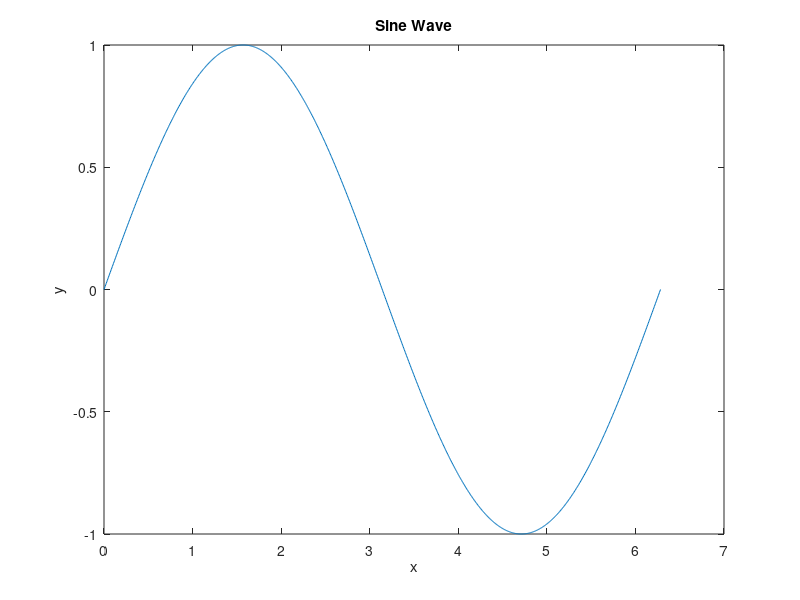

This chart was generated by the following MATLAB code:
%% How do I plot a sine wave?
x = linspace(0, 2*pi, 1000);
y = sin(x);
plot(x, y);
xlabel('x');
ylabel('y');
title('Sine Wave');


